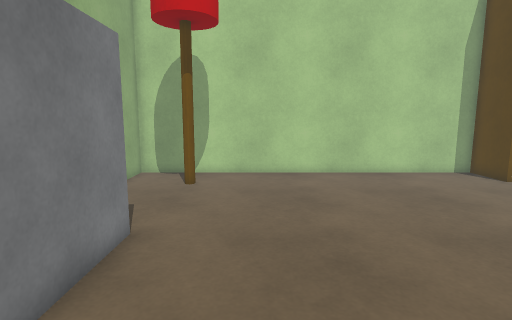
View 1 (above)

16 first-person views from a walk through a 3-D level made in the Unity game engine. The camera is 1.2 m above the floor, tilts 8° down and sees 80° across. Doors are open. The floor is counted in squares, 0.38 m on a side. Each view is taken from the middle of a square. On the plan, view 1 faces up. The plan holds only what a view shows up to about 20 squares ahead; the rest is blank. The player character is not drawn. Surface patterns are stand-ins for the level's own textures.

View 2
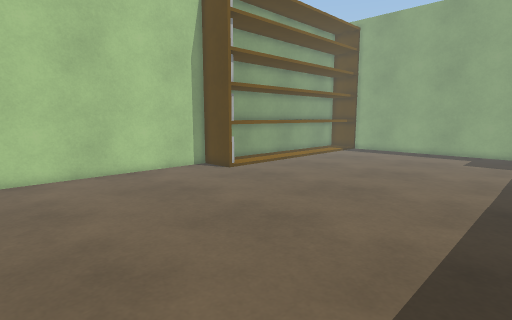

View 3
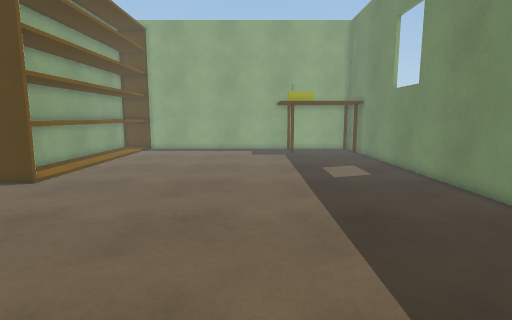

View 4
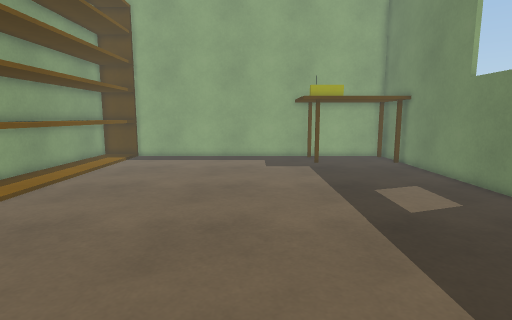

View 5
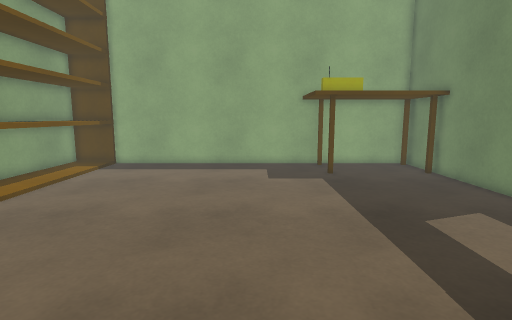

View 6
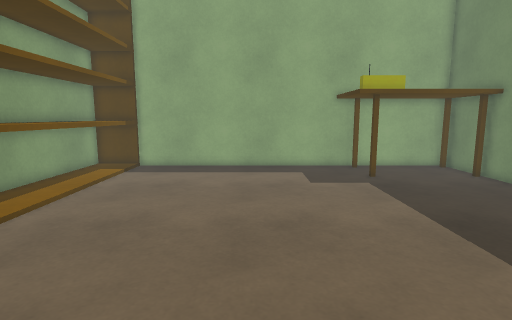

View 7
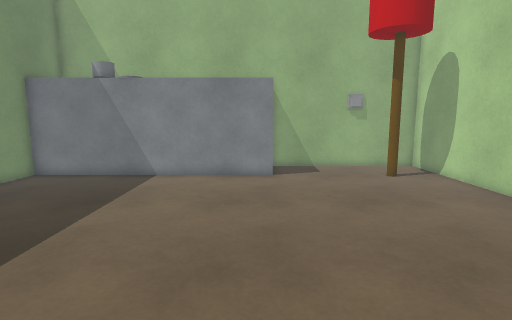

View 8
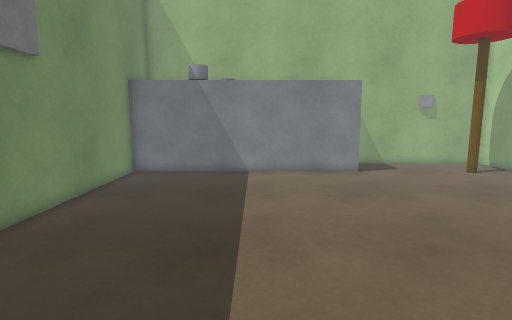

View 9
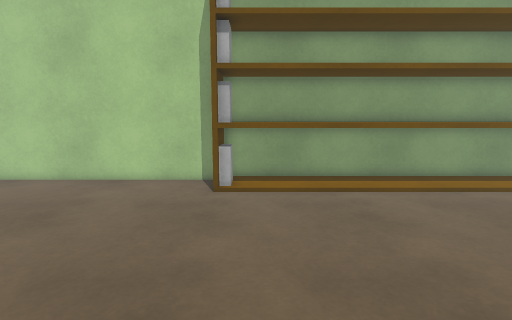

View 10
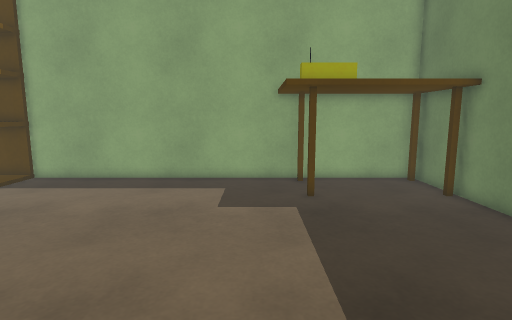

View 11
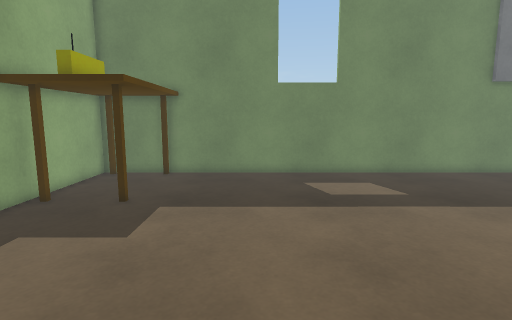

View 12
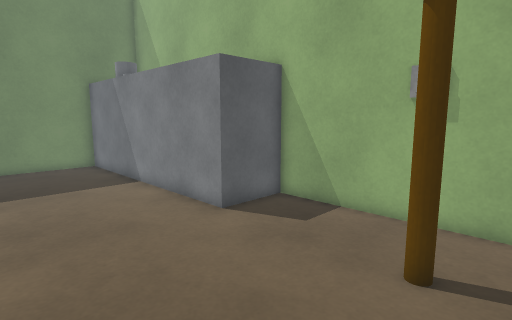

View 13
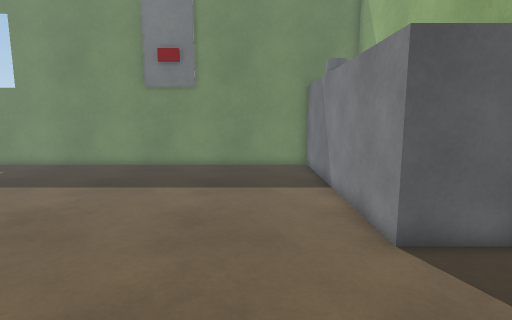

View 14
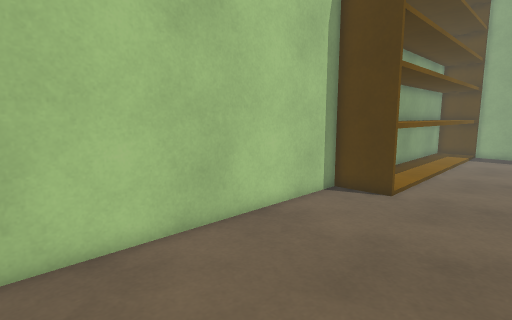

View 15
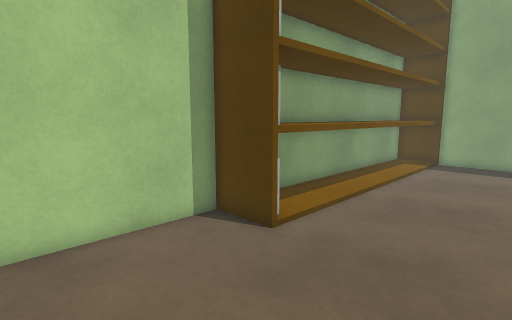

View 16
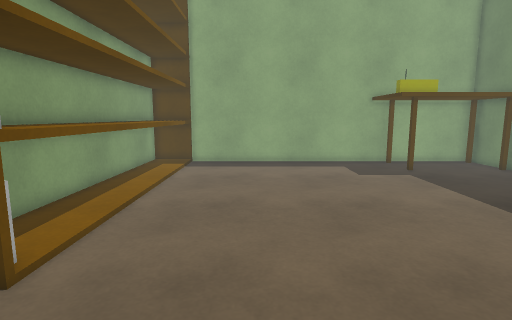

### Floor plan
Key: @ floor where view 1 was taken; # wall or solid block; . floor; D open door; S shelf; T table; O other object.
Columns run from 7 left of view 1 to 29 right of it. Each row starts with its distance up from view 1.
 17 ####################SSSSSSSSSSSSSSSS
 16 #..................SOSSSSSSSSSSSSSSS
 15 #..................SOSSSSSSSSSSSSSSS#
 14 #...O...............................#
 13 #O..................................#
 12 #...................................#
 11 #...................................#
 10 #...................................#
  9 #...................................#
  8 #####...............................#
  7    ##...............................#
  6    ##...............................#
  5    ##...............................#
  4    ##...............................#
  3    ##...............................#
  2    ##..........................TTTTT#
  1    ##..........................TT..T#
  0    ##..@.......................T....#
 -1    ##..........................T....#
 -2    ##..........................T....#
 -3    ##..................DDD.....T....#
 -4    ##..................DDDD....T....#
 -5     ###################DDD######T##T#

Where each view was taken, in squares from view 1:
view 1: 0 up, 0 right, facing up
view 2: 0 up, 0 right, facing up-right
view 3: 4 up, 2 left, facing right
view 4: 5 up, 4 right, facing right
view 5: 5 up, 8 right, facing right
view 6: 7 up, 9 right, facing right
view 7: 7 up, 13 right, facing left
view 8: 2 up, 14 right, facing left
view 9: 2 up, 14 right, facing up
view 10: 3 up, 13 right, facing right
view 11: 12 up, 20 right, facing down
view 12: 16 up, 3 right, facing down-left
view 13: 15 up, 0 right, facing down
view 14: 10 up, 0 right, facing up-right
view 15: 9 up, 6 right, facing up-right
view 16: 10 up, 7 right, facing right
